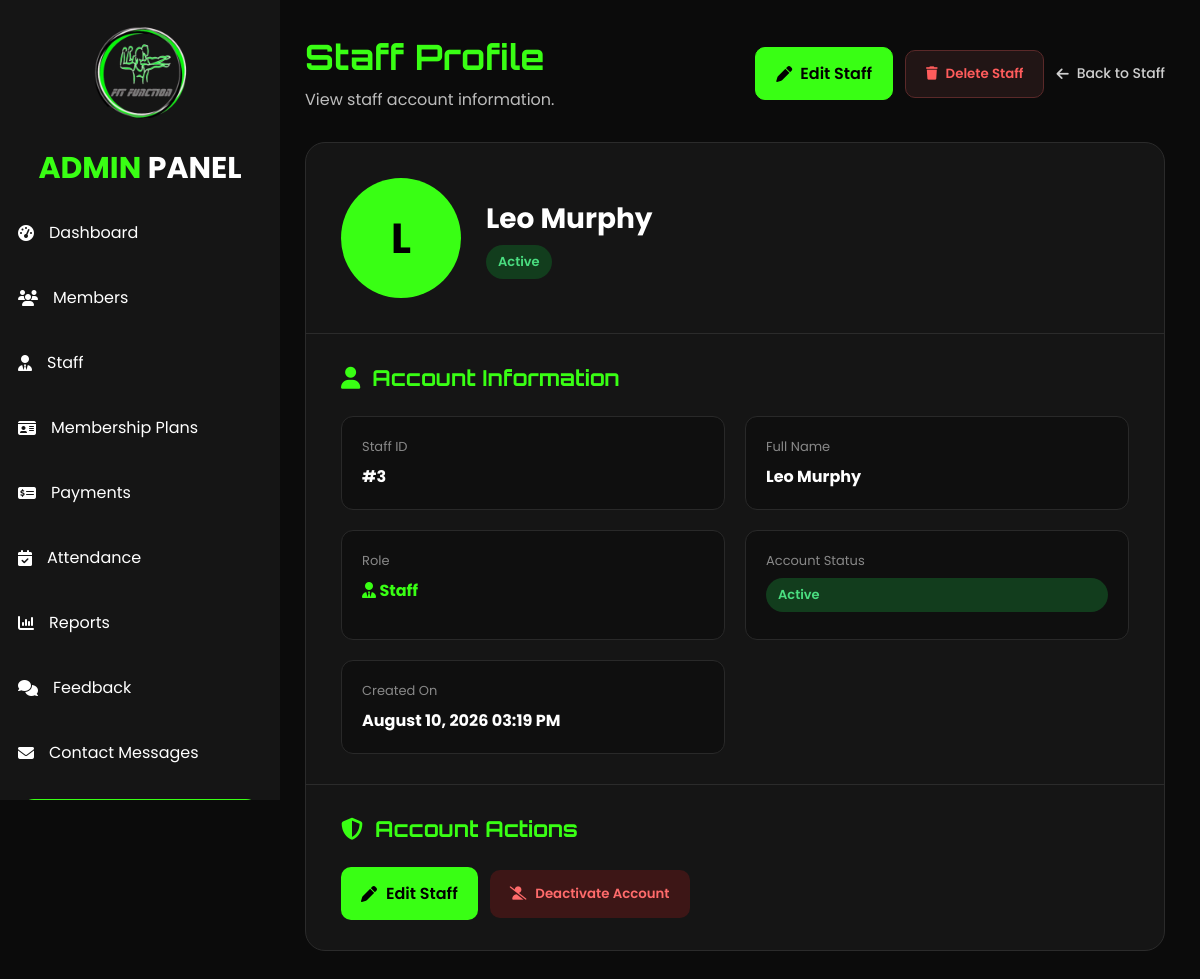
Screenshot of /staff_view_admin.php?id=3 (signed in) with the database file from the repository.
### tables this page shows
CREATE TABLE `users` (
  `user_id` int(11) NOT NULL,
  `full_name` varchar(100) NOT NULL,
  `password` varchar(255) NOT NULL,
  `role` enum('Admin','Staff') NOT NULL,
  `status` enum('Active','Inactive') DEFAULT 'Active',
  `created_at` timestamp NOT NULL DEFAULT CURRENT_TIMESTAMP,
  `profile_picture` varchar(255) DEFAULT NULL
);

### staff_view_admin.php (the view, shortened to what this page needs)
<?php
require_once("includes/admin_auth.php");
$user_id = (int) $_GET['id'];
$stmt = $con->prepare("
    SELECT
        user_id,
        full_name,
        role,
        status,
        profile_picture,
        created_at
    FROM users
    WHERE user_id = ?
    AND role = 'Staff'
    LIMIT 1
");
$stmt->bind_param("i", $user_id);
$stmt->execute();
$result = $stmt->get_result();
$staff = $result->fetch_assoc();
$initial = strtoupper(
    substr($staff['full_name'], 0, 1)
);
?>
<!DOCTYPE html>
<html lang="en">
<head>
<link
rel="stylesheet"
href="https://cdnjs.cloudflare.com/ajax/libs/font-awesome/6.7.2/css/all.min.css"
>
<link
rel="stylesheet"
href="assets/css/admin.css"
>
</head>
<body>
<div class="wrapper">
<?php include("includes/admin_sidebar.php"); ?>
<div class="main">
<div class="staff-profile-content">
    <div class="staff-profile-header">
        <div>
            <h2>
                Staff Profile
            </h2>
            <p>
                View staff account information.
            </p>
        </div>
       <div class="staff-profile-actions">
    <a
        href="staff_edit_admin.php?id=<?php echo $staff['user_id']; ?>"
        class="edit-staff-profile-btn"
    >
        <i class="fa-solid fa-pen"></i>
        Edit Staff
    </a>
    <button
        type="button"
        class="delete-staff-profile-btn"
        onclick="openDeleteStaffModal()"
    >
        <i class="fa-solid fa-trash"></i>
        Delete Staff
    </button>
    <a
        href="staff_admin.php"
        class="back-staff-btn"
    >
        <i class="fa-solid fa-arrow-left"></i>
        Back to Staff
    </a>
</div>
    </div>
    <div class="staff-profile-card">
        <div class="staff-profile-top">
           <div class="large-staff-avatar">
    <?php if(!empty($staff['profile_picture'])): ?>
        <img
            src="uploads/<?php echo htmlspecialchars($staff['profile_picture']); ?>"
            alt="Profile Picture"
        >
    <?php else: ?>
        <?php echo htmlspecialchars($initial); ?>
    <?php endif; ?>
</div>
            <div class="staff-profile-name">
                <h1>
                    <?php
                    echo htmlspecialchars(
                        $staff['full_name']
                    );
                    ?>
                </h1>
                <span
                    class="staff-status
                    <?php
                    echo strtolower(
                        $staff['status']
                    );
                    ?>"
                >
                    <?php
                    echo htmlspecialchars(
                        $staff['status']
                    );
                    ?>
                </span>
            </div>
        </div>
        <div class="staff-profile-section">
            <h2>
                <i class="fa-solid fa-user"></i>
                Account Information
            </h2>
            <div class="staff-info-grid">
                <div class="staff-info-item">
                    <span>
                        Staff ID
                    </span>
                    <strong>
                        #<?php
                        echo htmlspecialchars(
                            $staff['user_id']
                        );
                        ?>
                    </strong>
                </div>
                <div class="staff-info-item">
                    <span>
                        Full Name
                    </span>
                    <strong>
                        <?php
                        echo htmlspecialchars(
                            $staff['full_name']
                        );
                        ?>
                    </strong>
                </div>
                <div class="staff-info-item">
                    <span>
                        Role
                    </span>
                    <strong class="staff-role">
                        <i class="fa-solid fa-user-tie"></i>
                        <?php
                        echo htmlspecialchars(
                            $staff['role']
                        );
                        ?>
                    </strong>
                </div>
                <div class="staff-info-item">
                    <span>
                        Account Status
                    </span>
                    <strong>
                        <span
                            class="staff-status
                            <?php
                            echo strtolower(
                                $staff['status']
                            );
                            ?>"
                        >
                            <?php
                            echo htmlspecialchars(
                                $staff['status']
                            );
                            ?>
                        </span>
                    </strong>
                </div>
                <div class="staff-info-item">
                    <span>
                        Created On
                    </span>
                    <strong>
                        <?php
                        echo date(
                            "F d, Y h:i A",
                            strtotime(
                                $staff['created_at']
                            )
                        );
                        ?>
                    </strong>
                </div>
            </div>
        </div>
<div class="staff-profile-section">
    <h2>
        <i class="fa-solid fa-shield-halved"></i>
        Account Actions
    </h2>
    <div class="staff-profile-actions">
        <a
            href="staff_edit_admin.php?id=<?php echo $staff['user_id']; ?>"
            class="staff-edit-large"
        >
            <i class="fa-solid fa-pen"></i>
            Edit Staff
        </a>
        <?php if($staff['status'] === 'Active'): ?>
            <button
                type="button"
                class="staff-deactivate-large"
                onclick="openStatusModal(
                    <?php echo $staff['user_id']; ?>,
                    'Inactive'
                )"
            >
                <i class="fa-solid fa-user-slash"></i>
                Deactivate Account
            </button>
        <?php endif; ?>
    </div>
</div>
</div>
</div>
</body>
</html>

### rows the page displays
users: full_name "L", full_name "Leo Murphy", status "Active", user_id "3", role "Staff", created_at "August 10, 2026 03:19 PM"
